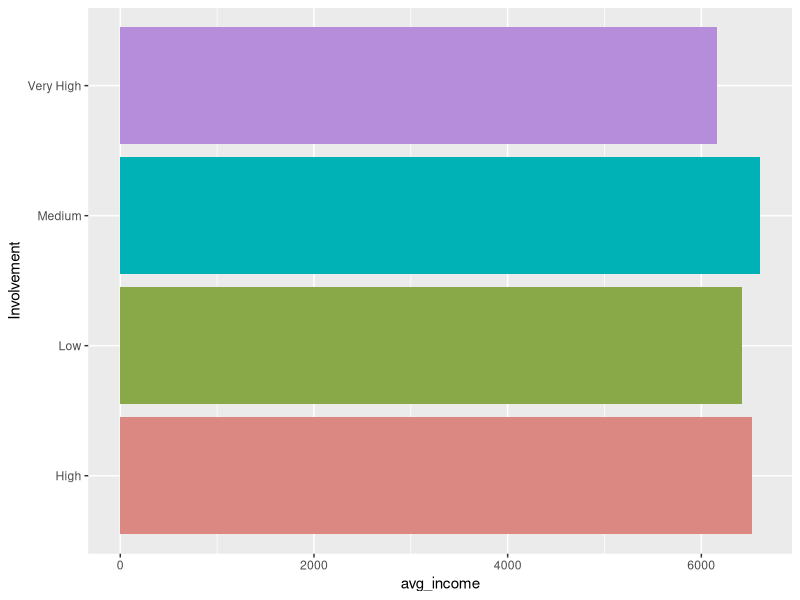
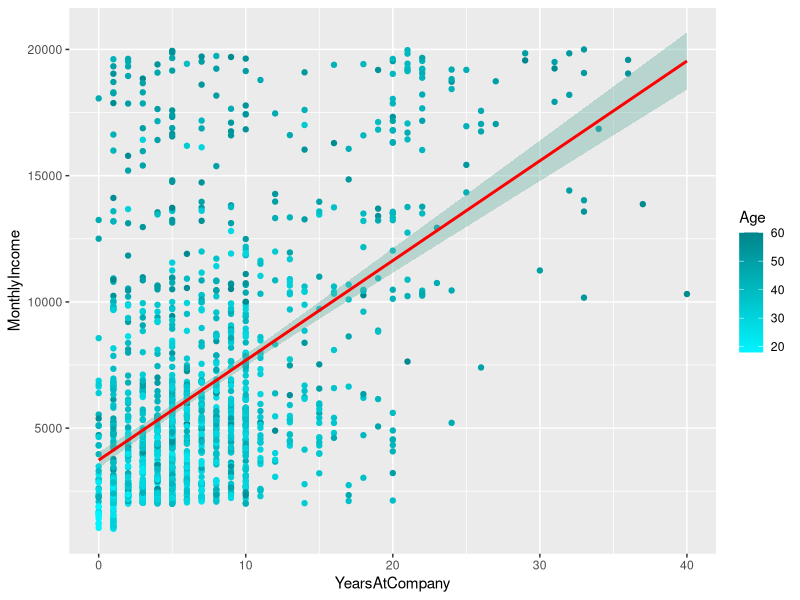
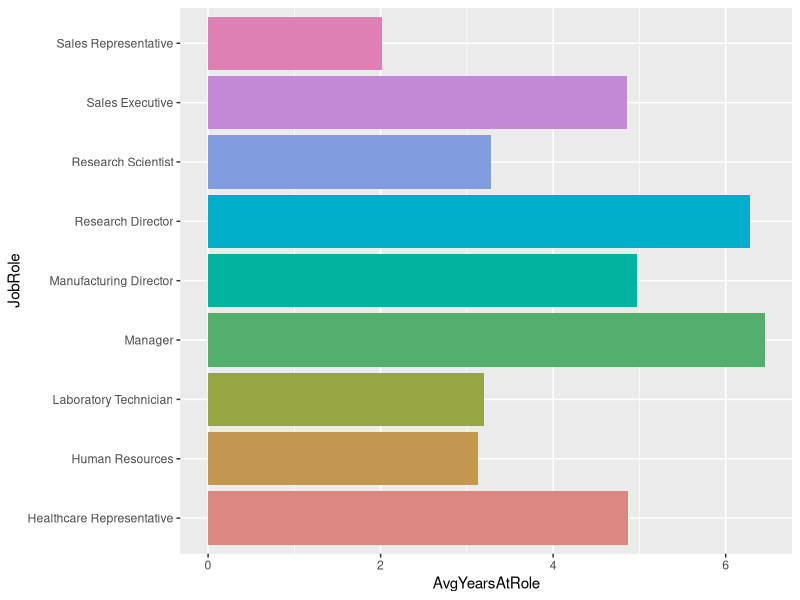
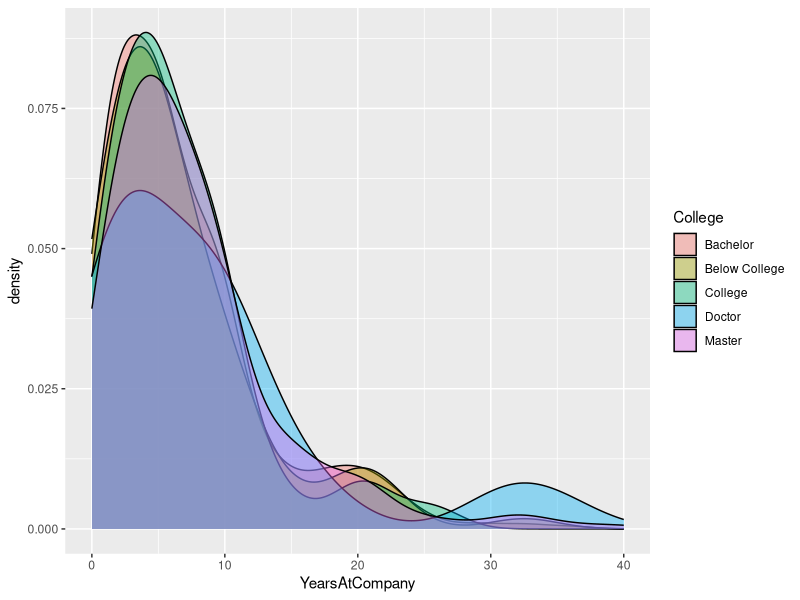
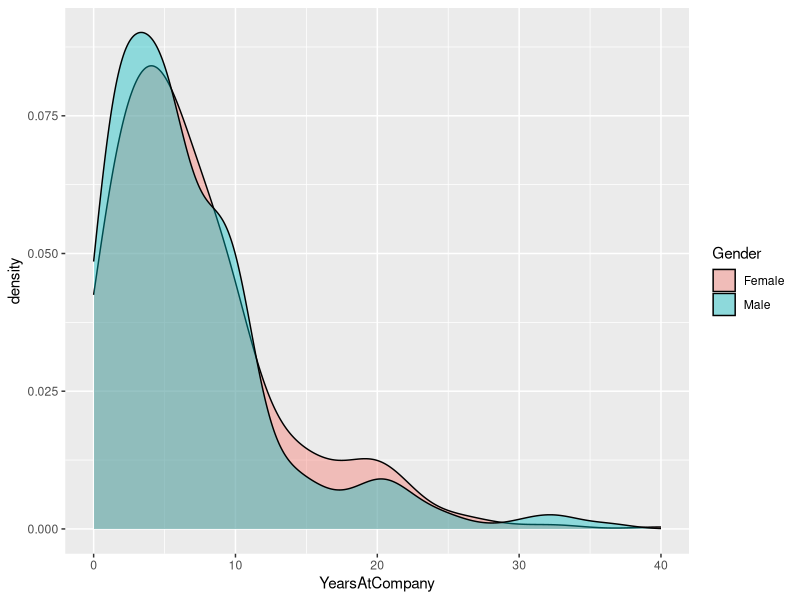
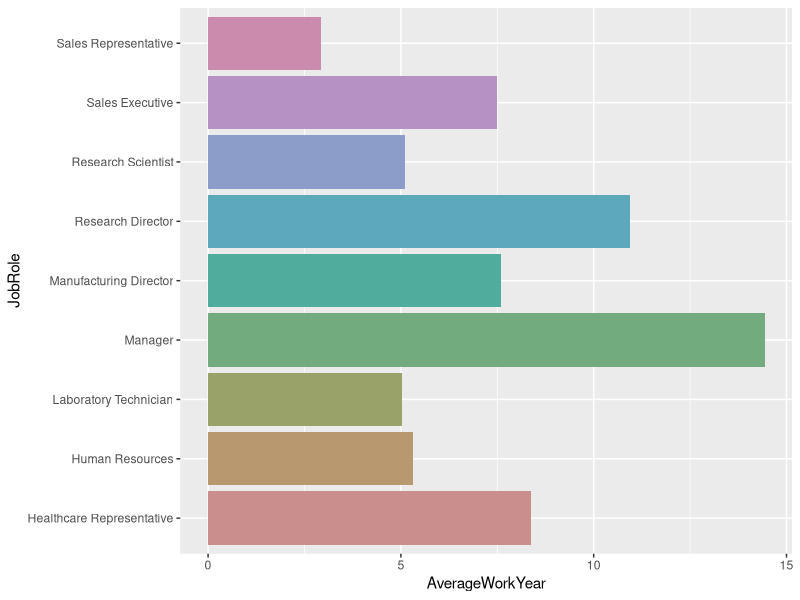
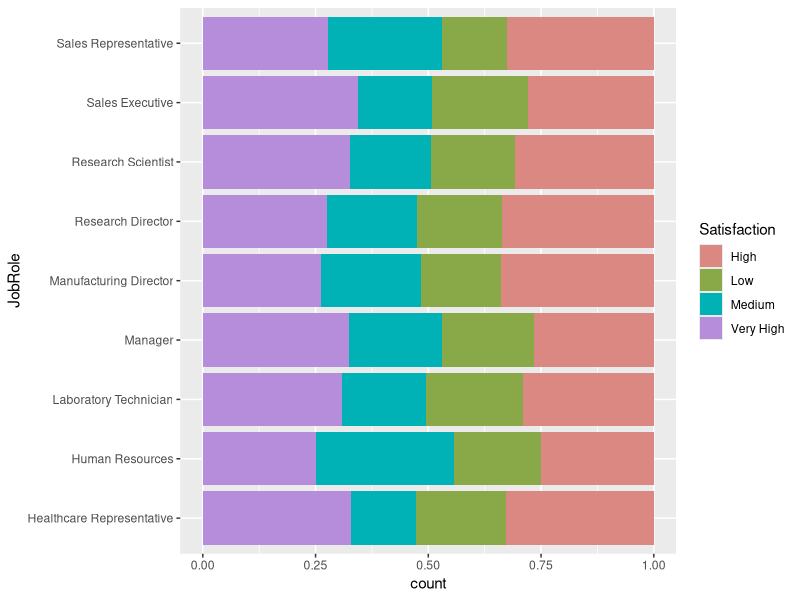
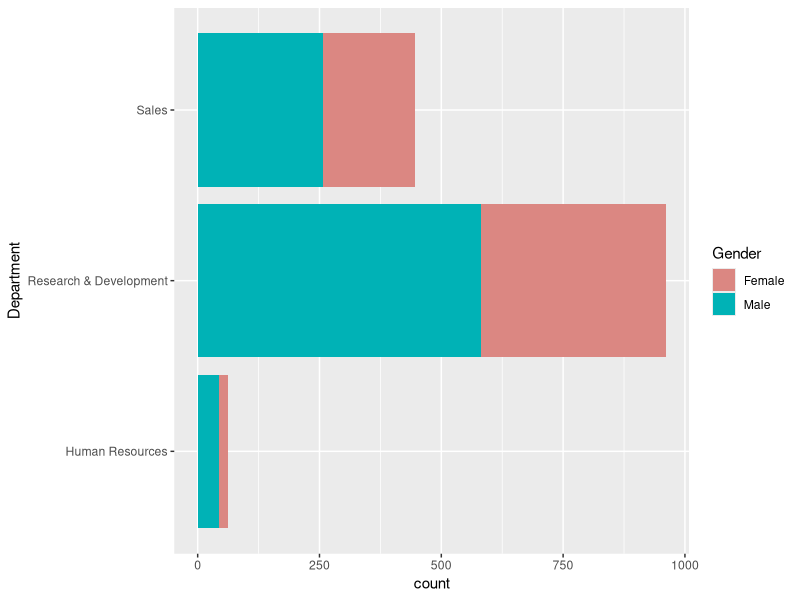

Source code (R) for these figures, in order:
## ---- chunk 1
knitr::opts_chunk$set(echo  =  TRUE,
                      warning = FALSE, 
                      message = FALSE)
## ---- chunk 2
library(tidyverse)
library(knitr)
library(broom)
library(ggplot2)
library(dplyr)
library(tidyr)

library(ggridges)
library(forcats)

IBM <- read_csv("data.csv")
## ---- chunk 3
involvement <- IBM %>%
  select(JobInvolvement, MonthlyIncome) %>%
  mutate(Involvement = case_when(
    JobInvolvement == 1 ~ "Low",
    JobInvolvement == 2 ~ "Medium",
    JobInvolvement == 3 ~ "High",
    JobInvolvement == 4 ~ "Very High",
  )) %>%
  group_by(Involvement) %>% 
  summarize(avg_income = mean(MonthlyIncome))

ggplot(involvement, aes(x = Involvement, y = avg_income, fill = Involvement)) + 
  geom_bar(stat = "identity") +
  scale_fill_hue(c = 60) +
  theme(legend.position="none") +
  coord_flip()
## ---- chunk 4

## ---- chunk 5
ggplot(IBM, aes(x = YearsAtCompany, y = MonthlyIncome, color = Age)) + 
  geom_point() +
  geom_smooth(method=lm , color="red", fill="#69b3a2", se=TRUE) +
  scale_color_gradient(low="turquoise1", high="turquoise4")
  #theme_ipsum()
## ---- chunk 6
YearsAtRole <-IBM %>%
  select(JobRole, YearsInCurrentRole) %>%
  group_by(JobRole) %>% 
  summarize(AvgYearsAtRole = mean(YearsInCurrentRole))

ggplot(YearsAtRole, aes(x = JobRole, y = AvgYearsAtRole, fill = JobRole)) + 
  geom_bar(stat = "identity") +
  scale_fill_hue(c = 60) +
  theme(legend.position="none") +
  coord_flip()
## ---- chunk 7

## ---- chunk 8
yearsVedu <- IBM %>%
  mutate(College = case_when(
    Education == 1 ~ "Below College",
    Education == 2 ~ "College",
    Education == 3 ~ "Bachelor",
    Education == 4 ~ "Master",
    Education == 5 ~ "Doctor"
  ), !is.na(Education)) %>%
  select(College, YearsAtCompany)

ggplot(data=yearsVedu, aes(x=YearsAtCompany, group=College, fill=College)) +
  geom_density(adjust=1.5, alpha=.4)

ggplot(data=IBM, aes(x=YearsAtCompany, group=Gender, fill=Gender)) +
  geom_density(adjust=1.5, alpha=.4)
## ---- chunk 9
churn <- IBM %>%
  group_by(JobRole) %>% 
  summarize(AverageWorkYear = mean(YearsAtCompany))

ggplot(churn, aes(x = JobRole, y = AverageWorkYear, fill = JobRole)) + 
  geom_bar(stat = "identity") +
  scale_fill_hue(c = 40) +
  theme(legend.position="none") +
  coord_flip()
## ---- chunk 10
satisfaction <- IBM %>%
  select(JobRole, JobSatisfaction) %>%
  arrange(JobSatisfaction) %>%
  mutate(Satisfaction = case_when(
    JobSatisfaction == 1 ~ "Low",
    JobSatisfaction == 2 ~ "Medium",
    JobSatisfaction == 3 ~ "High",
    JobSatisfaction == 4 ~ "Very High"
  ))

ggplot(satisfaction, aes(x = JobRole, fill = Satisfaction)) +
  geom_bar(position="fill", stat="count") +
  scale_fill_hue(c = 60) +
  coord_flip()
## ---- chunk 11
gender <- IBM %>%
  select(Department, Gender)

role <- IBM %>%
  select(JobRole, Gender)

salary <- IBM %>%
  select(Gender, MonthlyIncome) %>%
  group_by(Gender) %>%
  summarize(avg_salary = mean(MonthlyIncome))
salary

marital <- IBM %>%
  select(MaritalStatus, MonthlyIncome) %>%
  group_by(MaritalStatus) %>%
  summarize(avg_salary = mean(MonthlyIncome))
marital

ggplot(gender, aes(x = Department, fill = Gender)) +
  geom_bar(position="stack", stat="count") +
  scale_fill_hue(c = 60) +
  coord_flip()

ggplot(role, aes(x = JobRole, fill = Gender)) +
  geom_bar(position="stack", stat="count") +
  scale_fill_hue(c = 60) +
  coord_flip()
